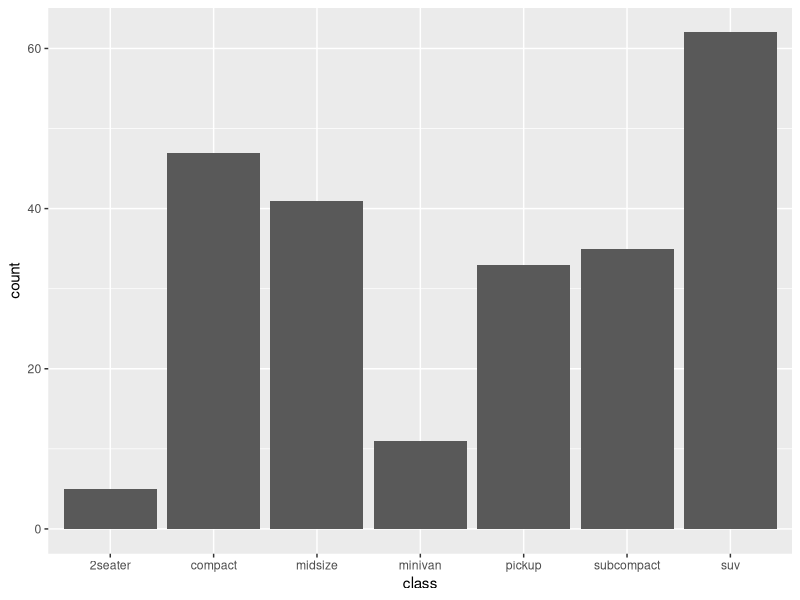
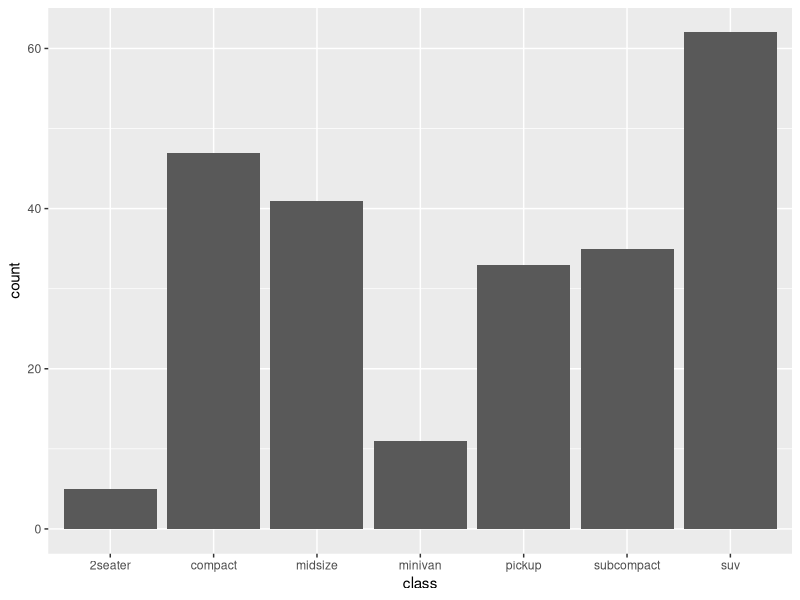
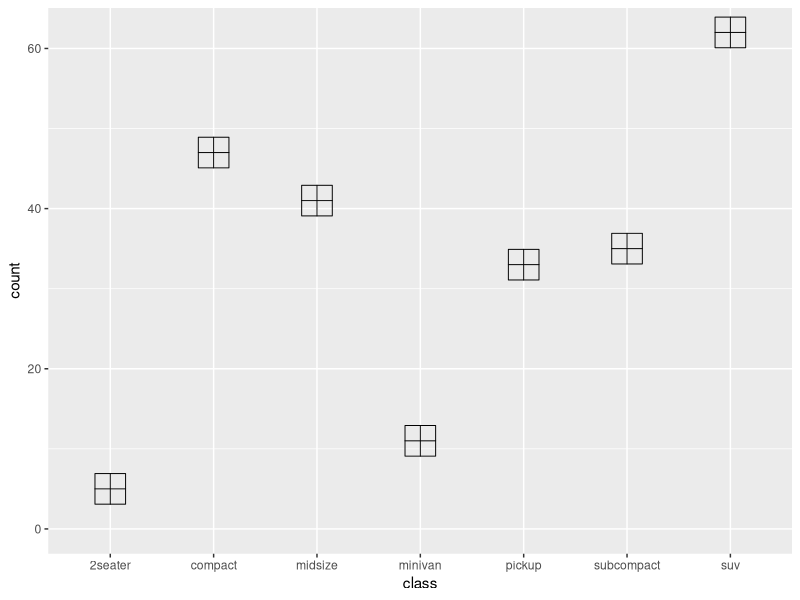

Reproduce these figures in R, in order.
## ---- chunk 1
library(ggplot2)
## ---- chunk 2
ggplot(mpg)+geom_bar(aes(class),stat="count")
## ---- chunk 3
ggplot(mpg)+stat_count(aes(class),geom = "bar")
## ---- chunk 4
ggplot(mpg)+stat_count(aes(class),geom = "point",size=10,shape=12)
